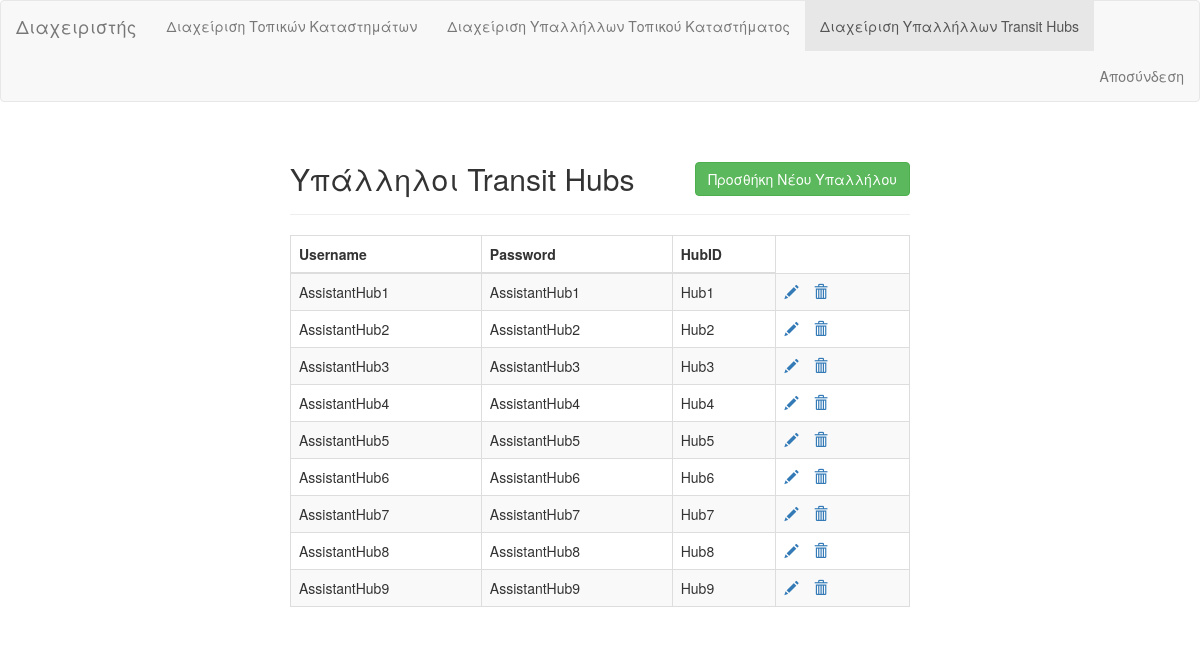
Screenshot of /code/admin_assistant_hub.php (signed in) with the database file from the repository.
### tables this page shows
CREATE TABLE `AssistantHub` (
  `Username` varchar(255) NOT NULL,
  `Password` varchar(255) NOT NULL,
  `HubID` varchar(255) NOT NULL
);

### code/admin_assistant_hub.php (the view, shortened to what this page needs)
<!DOCTYPE html>
<html lang="en">
<head>
    <link rel="stylesheet" href="https://maxcdn.bootstrapcdn.com/bootstrap/3.3.7/css/bootstrap.css">
</head>
<body>
    <nav class="navbar navbar-default">
  <div class="container-fluid">
    <div class="navbar-header">
      <a class="navbar-brand" href="admin.php">Διαχειριστής</a>
    </div>
        <ul class="nav navbar-nav">
          <li><a href="admin_local_store.php">Διαχείριση Τοπικών Καταστημάτων</a></li>
          <li><a href="admin_assistant_store.php">Διαχείριση Υπαλλήλλων Τοπικού Καταστήματος</a></li>
          <li class="active"><a href="admin_assistant_hub.php">Διαχείριση Υπαλλήλλων Transit Hubs</a></li>
        </ul>
        <ul class="nav navbar-nav navbar-right">
                <li><a href="index.php">Αποσύνδεση</a></li>
        </ul>
      </div>
    </nav>
    <div class="wrapper">
        <div class="container-fluid">
            <div class="row">
                <div class="col-md-12">
                    <div class="page-header clearfix">
                        <h2 class="pull-left">Υπάλληλοι Transit Hubs</h2>
                        <a href="php/add_assistant_hub.php" class="btn btn-success pull-right">Προσθήκη Νέου Υπαλλήλου</a>
                    </div>
                    <?php
                    require_once 'php/config.php';
                    $sql = "SET character_set_results = 'utf8', character_set_client = 'utf8', character_set_connection = 'utf8', character_set_database = 'utf8', character_set_server = 'utf8'";
                    mysqli_query($link,$sql) or die('No charset in Database');
                    $sql = "SELECT * FROM AssistantHub";
                    if($result = mysqli_query($link, $sql)){
                        if(mysqli_num_rows($result) > 0){
                            echo "<table class='table table-bordered table-striped'>";
                                echo "<thead>";
                                    echo "<tr>";
                                        echo "<th>Username</th>";
                                        echo "<th>Password</th>";
                                        echo "<th>HubID</th>";
                                    echo "</tr>";
                                echo "</thead>";
                                echo "<tbody>";
                                while($row = mysqli_fetch_array($result)){
                                    echo "<tr>";
                                        echo "<td>" . $row['Username'] . "</td>";
                                        echo "<td>" . $row['Password'] . "</td>";
                                        echo "<td>" . $row['HubID'] . "</td>";
                                        echo "<td>";
                                            echo "<a href='php/update_assistant_hub.php?Username=". $row['Username'] ."' title='Update Record' data-toggle='tooltip'><span class='glyphicon glyphicon-pencil'></span></a>";
                                            echo "<a href='php/delete_assistant_hub.php?Username=". $row['Username'] ."' title='Delete Record' data-toggle='tooltip'><span class='glyphicon glyphicon-trash'></span></a>";
                                        echo "</td>";
                                    echo "</tr>";
                                }
                                echo "</tbody>";
                            echo "</table>";
                        } else{
                            echo "<p class='lead'><em>No records were found.</em></p>";
                        }
                    } else{
                        echo "ERROR: Could not able to execute $sql. " . mysqli_error($link);
                    }
                    ?>
                </div>
            </div>
        </div>
    </div>
</body>
</html>

### code/admin_assistant_hub.php (style rules this page uses)
.wrapper { width: 650px; margin: 0 auto; }
.page-header h2 { margin-top: 0; }
table tr td:last-child a { margin-right: 15px; }

### rows the page displays
assistanthub: Username "AssistantHub1", Password "AssistantHub1", HubID "Hub1"
assistanthub: Username "AssistantHub2", Password "AssistantHub2", HubID "Hub2"
assistanthub: Username "AssistantHub3", Password "AssistantHub3", HubID "Hub3"
assistanthub: Username "AssistantHub4", Password "AssistantHub4", HubID "Hub4"
assistanthub: Username "AssistantHub5", Password "AssistantHub5", HubID "Hub5"
assistanthub: Username "AssistantHub6", Password "AssistantHub6", HubID "Hub6"
assistanthub: Username "AssistantHub7", Password "AssistantHub7", HubID "Hub7"
assistanthub: Username "AssistantHub8", Password "AssistantHub8", HubID "Hub8"
assistanthub: Username "AssistantHub9", Password "AssistantHub9", HubID "Hub9"
